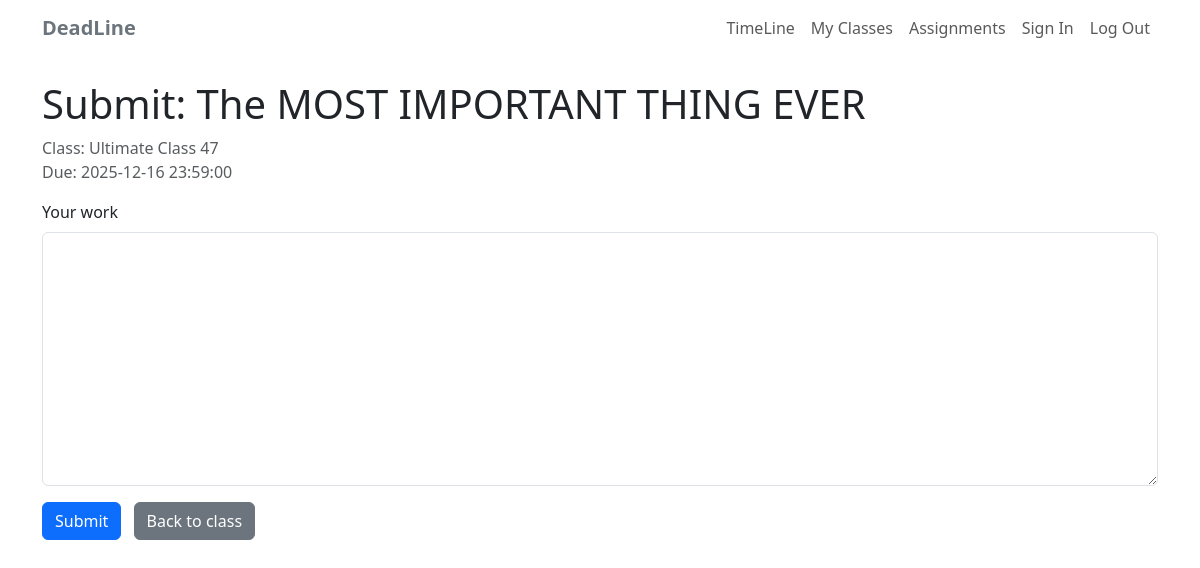
Screenshot of /assignments/5/submit (signed in) with the database file from the repository.
### app/models.py (models this page shows, shortened)
class Assignment(db.Model):
    id = db.Column(db.Integer, primary_key=True)
    title = db.Column(db.String(140), nullable=False)
    description = db.Column(db.Text)
    due_date = db.Column(db.DateTime, nullable=False)
    created_at = db.Column(db.DateTime, default=datetime.utcnow)
    creator_id = db.Column(db.Integer, db.ForeignKey('user.id'))
    creator = db.relationship('User', backref='created_assignments')
    class_id = db.Column(db.Integer, db.ForeignKey('class.id'), nullable=False)
    clazz = db.relationship('Class', backref='assignments')

class Class(db.Model):
    id = db.Column(db.Integer, primary_key=True)
    name = db.Column(db.String(140), nullable=False)
    description = db.Column(db.Text)
    owner_id = db.Column(db.Integer, db.ForeignKey('user.id'), nullable=False)
    owner = db.relationship('User', backref='owned_classes')
    members = db.relationship(
        'User',
        secondary=class_memberships,
        backref=db.backref('classes', lazy='dynamic'),
        lazy='dynamic'
    )

### app/routes.py (the view, shortened to what this page needs)
@deadline_app.route('/assignments/<int:assignment_id>/submit', methods=['GET', 'POST'])
@login_required
def submit_assignment(assignment_id):
    assignment = Assignment.query.get_or_404(assignment_id)
    clazz = assignment.clazz
    if current_user != clazz.owner and not clazz.members.filter_by(
        id=current_user.id
    ).first():
        abort(403)
    form = SubmissionForm()
    submission = Submission.query.filter_by(
        assignment_id=assignment.id,
        student_id=current_user.id,
    ).first()
    if request.method == 'GET' and submission:
        form.content.data = submission.content
    return render_template('submit_assignment.html', form=form, assignment=assignment)

### app/forms.py
class SubmissionForm(FlaskForm):
    content = TextAreaField('Your work', validators=[DataRequired()])
    submit = SubmitField('Submit')

### app/__init__.py (called while the page is built)
def create_app():
    deadline_app = Flask(__name__)
    deadline_app.config.from_mapping(
        SECRET_KEY='shmortobius',
        SQLALCHEMY_DATABASE_URI='sqlite:///' + os.path.join(basedir, 'app.db'),
        SQLALCHEMY_TRACK_MODIFICATIONS=False
    )
    db.init_app(deadline_app)
    login_manager.init_app(deadline_app)
    login_manager.login_view = 'login'
    from app.models import User
    @login_manager.user_loader
    def load_user(user_id):
        return User.query.get(int(user_id))
    with deadline_app.app_context():
        from app import routes, models
        db.create_all()
    return deadline_app

### app/templates/submit_assignment.html (shortened to what this page needs)
{% extends "layout.html" %}
{% block content %}
<div class="container mt-4">
    <h1>Submit: {{ assignment.title }}</h1>
    <p class="text-muted">
        Class: {{ assignment.clazz.name }}<br>
        Due: {{ assignment.due_date }}
    </p>
    <form method="post">
        <div class="mb-3">
            {{ form.content.label(class="form-label") }}
            {{ form.content(class="form-control", rows=10) }}
        </div>
        <button type="submit" class="btn btn-primary">
            {{ form.submit.label.text or "Submit" }}
        </button>
        <a href="{{ url_for('class_detail', class_id=assignment.clazz.id) }}"
           class="btn btn-secondary ms-2">Back to class</a>
    </form>
</div>
{% endblock %}

### rows the page displays
Assignment: title "The MOST IMPORTANT THING EVER", due_date "2025-12-16 23:59:00"
Class: clazz.name "Ultimate Class 47"
